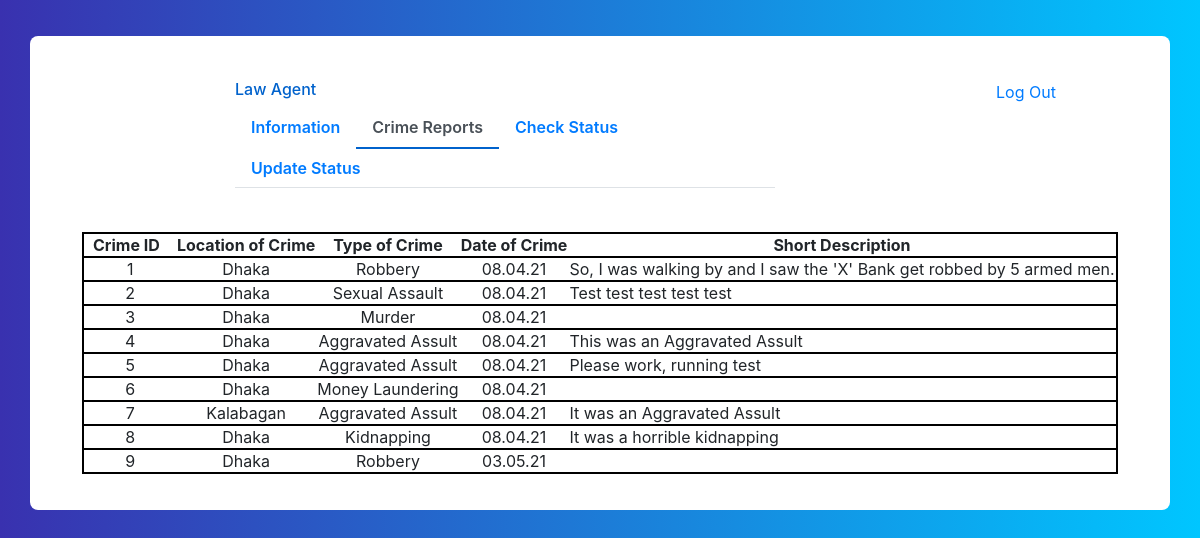
Screenshot of /database/reports/ with the database file from the repository.
### crimereports/models.py (models this page shows)
class Crimereports(models.Model):
    user = models.ForeignKey(GenUser, on_delete=models.CASCADE, db_column="User ID")
    location_of_crime = models.TextField(db_column= 'Location of Crime')
    type_of_crime = models.CharField(max_length=50,db_column= 'Type of Crime')
    date_of_crime = models.CharField(max_length=10, db_column= 'Date of Crime')
    crime_description = models.TextField(db_column="Crime Description")

### lawagency/views.py (the view)
# urls.py: path('reports/', lv.checkReports, name="lawreport"),
def checkReports(request):
    cr = Crimereports.objects.all()
    st = Status.objects.all()
    return render(request, 'lawagency/reports.html',{'cr':cr, 'st':st})

### templates/lawagency/reports.html (shortened to what this page needs)
<!DOCTYPE html>
<html lang="en">
<head>
<link href="//maxcdn.bootstrapcdn.com/bootstrap/4.1.1/css/bootstrap.min.css" rel="stylesheet" id="bootstrap-css">
</head>
<body>
<div class="container emp-profile">
            <form method="post">
                <div class="row">
                    <div class="col-md-2">
                    </div>
                    <div class="col-md-6">
                        <div class="profile-head">
                                    <h6>
                                        Law Agent
                                    </h6>
                            <ul class="nav nav-tabs" id="myTab" role="tablist">
                                <li class="nav-item">
                                    <a class="nav-link" id="home-tab" data-toggle="tab" href="{% url 'lawprofile' %}" role="tab" aria-controls="home" aria-selected="false">Information</a>
                                </li>
                                <li class="nav-item">
                                    <a class="nav-link active" id="profile-tab" data-toggle="tab" href="{% url 'lawreport'  %}" role="tab" aria-controls="profile" aria-selected="true">Crime Reports</a>
                                </li>
                                 <li class="nav-item">
                                    <a class="nav-link" id="profile-tab" data-toggle="tab" href="{% url 'checkLawstatus' %}" role="tab" aria-controls="profile" aria-selected="false">Check Status</a>
                                </li>
                                <li class="nav-item">
                                    <a class="nav-link" id="profile-tab" data-toggle="tab" href="{% url 'updatestatus' %}" role="tab" aria-controls="profile" aria-selected="false">Update Status</a>
                                </li>
                            </ul>
                        </div>
                    </div>
                    <div class="col-md-2">
                    </div>
                    <div align="center">
                                <a class="nav-link" id="profile-tab" data-toggle="tab" href="{% url 'userlogout' %}" role="tab" aria-controls="profile" aria-selected="false">Log Out</a>
                                </div>
                </div>
                <div class="row">
                    <div class="col-md-2">
                    </div>
                    <div class="col-md-6">
                    </div>
                </div>
            </form>
                            <div align="center">
                                <table>
                                    <thead>
                                        <tr align="center" style="border: 2px solid black;">
                                            <th>&nbsp;&nbsp;Crime ID&nbsp;&nbsp;&nbsp;&nbsp;</th>
                                            <th>Location of Crime</th>
                                            <th>Type of Crime</th>
                                            <th>Date of Crime</th>
                                            <th>Short Description</th>
                                        </tr>
                                    </thead>
                                    <tbody>
                                                    {% for j in cr %}
                                                        <tr align="center" style="border: 2px solid black">
                                                            <td>{{ j.id }}</td>
                                                            <td>{{ j.location_of_crime }}</td>
                                                            <td>{{ j.type_of_crime }}</td>
                                                            <td>{{ j.date_of_crime }}</td>
                                                            <td align="left">{{ j.crime_description }}</td>
                                                        </tr>
                                                    {% endfor %}
                                    </tbody>
                                </table>
                            </div>
        </div>
</body>
</html>

### templates/lawagency/reports.html (style rules this page uses)
body { background: -webkit-linear-gradient(left, #3931af, #00c6ff); }
.emp-profile { padding: 3%; margin-top: 3%; margin-bottom: 3%; border-radius: 0.5rem; background: #fff; }
.profile-head h6 { color: #0062cc; }
.profile-head .nav-tabs { margin-bottom:5%; }
.profile-head .nav-tabs .nav-link { font-weight:600; border: none; }
.profile-head .nav-tabs .nav-link.active { border: none; border-bottom:2px solid #0062cc; }

### rows the page displays
Crimereports: id "1", location_of_crime "Dhaka", type_of_crime "Robbery", date_of_crime "08.04.21", crime_description "So, I was walking by and I saw the 'X' Bank get robbed by 5 armed men."
Crimereports: id "2", location_of_crime "Dhaka", type_of_crime "Sexual Assault", date_of_crime "08.04.21", crime_description "Test test test test test"
Crimereports: id "3", location_of_crime "Dhaka", type_of_crime "Murder", date_of_crime "08.04.21"
Crimereports: id "4", location_of_crime "Dhaka", type_of_crime "Aggravated Assult", date_of_crime "08.04.21", crime_description "This was an Aggravated Assult"
Crimereports: id "5", location_of_crime "Dhaka", type_of_crime "Aggravated Assult", date_of_crime "08.04.21", crime_description "Please work, running test"
Crimereports: id "6", location_of_crime "Dhaka", type_of_crime "Money Laundering", date_of_crime "08.04.21"
Crimereports: id "7", location_of_crime "Kalabagan", type_of_crime "Aggravated Assult", date_of_crime "08.04.21", crime_description "It was an Aggravated Assult"
Crimereports: id "8", location_of_crime "Dhaka", type_of_crime "Kidnapping", date_of_crime "08.04.21", crime_description "It was a horrible kidnapping"
Crimereports: id "9", location_of_crime "Dhaka", type_of_crime "Robbery", date_of_crime "03.05.21"
